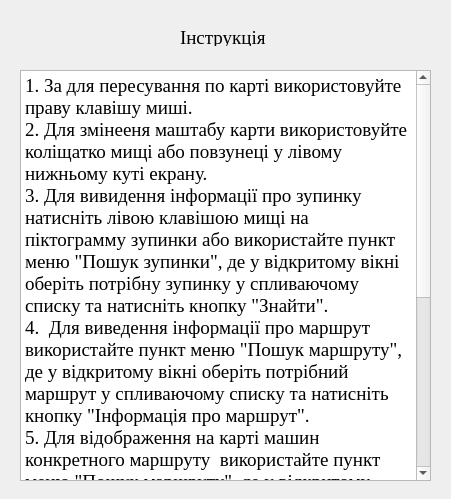
<?xml version="1.0" encoding="UTF-8"?>
<ui version="4.0">
 <class>Help</class>
 <widget class="QDialog" name="Help">
  <property name="geometry">
   <rect>
    <x>0</x>
    <y>0</y>
    <width>451</width>
    <height>499</height>
   </rect>
  </property>
  <property name="windowTitle">
   <string>Інструкція щодо використання</string>
  </property>
  <property name="windowIcon">
   <iconset resource="res.qrc">
    <normaloff>:/img/img/icon.ico</normaloff>:/img/img/icon.ico</iconset>
  </property>
  <widget class="QLabel" name="label">
   <property name="geometry">
    <rect>
     <x>180</x>
     <y>30</y>
     <width>131</width>
     <height>16</height>
    </rect>
   </property>
   <property name="font">
    <font>
     <family>Times New Roman</family>
     <pointsize>14</pointsize>
    </font>
   </property>
   <property name="text">
    <string>Інструкція</string>
   </property>
  </widget>
  <widget class="QTextEdit" name="textEdit">
   <property name="geometry">
    <rect>
     <x>20</x>
     <y>70</y>
     <width>411</width>
     <height>411</height>
    </rect>
   </property>
   <property name="font">
    <font>
     <family>Times New Roman</family>
     <pointsize>14</pointsize>
    </font>
   </property>
   <property name="html">
    <string>&lt;!DOCTYPE HTML PUBLIC &quot;-//W3C//DTD HTML 4.0//EN&quot; &quot;http://www.w3.org/TR/REC-html40/strict.dtd&quot;&gt;
&lt;html&gt;&lt;head&gt;&lt;meta name=&quot;qrichtext&quot; content=&quot;1&quot; /&gt;&lt;style type=&quot;text/css&quot;&gt;
p, li { white-space: pre-wrap; }
&lt;/style&gt;&lt;/head&gt;&lt;body style=&quot; font-family:'Times New Roman'; font-size:14pt; font-weight:400; font-style:normal;&quot;&gt;
&lt;p style=&quot; margin-top:0px; margin-bottom:0px; margin-left:0px; margin-right:0px; -qt-block-indent:0; text-indent:0px;&quot;&gt;1. За для пересування по карті використовуйте праву клавішу миші.&lt;/p&gt;
&lt;p style=&quot; margin-top:0px; margin-bottom:0px; margin-left:0px; margin-right:0px; -qt-block-indent:0; text-indent:0px;&quot;&gt;2. Для змінееня маштабу карти використовуйте коліщатко мищі або повзунеці у лівому нижньому куті екрану.&lt;/p&gt;
&lt;p style=&quot; margin-top:0px; margin-bottom:0px; margin-left:0px; margin-right:0px; -qt-block-indent:0; text-indent:0px;&quot;&gt;3. Для вивидення інформації про зупинку натисніть лівою клавішою мищі на піктограмму зупинки або використайте пункт меню &amp;quot;Пошук зупинки&amp;quot;, де у відкритому вікні оберіть потрібну зупинку у спливаючому списку та натисніть кнопку &amp;quot;Знайти&amp;quot;.&lt;/p&gt;
&lt;p style=&quot; margin-top:0px; margin-bottom:0px; margin-left:0px; margin-right:0px; -qt-block-indent:0; text-indent:0px;&quot;&gt;4.  Для виведення інформації про маршрут  використайте пункт меню &amp;quot;Пошук маршруту&amp;quot;, де у відкритому вікні оберіть потрібний маршрут у спливаючому списку та натисніть кнопку &amp;quot;Інформація про маршрут&amp;quot;.&lt;/p&gt;
&lt;p style=&quot; margin-top:0px; margin-bottom:0px; margin-left:0px; margin-right:0px; -qt-block-indent:0; text-indent:0px;&quot;&gt;5. Для відображення на карті машин конкретного маршруту  використайте пункт меню &amp;quot;Пошук маршруту&amp;quot;, де у відкритому вікні оберіть потрібний маршрут у спливаючому списку та натисніть кнопку &amp;quot;Знайти&amp;quot;.&lt;/p&gt;
&lt;p style=&quot; margin-top:0px; margin-bottom:0px; margin-left:0px; margin-right:0px; -qt-block-indent:0; text-indent:0px;&quot;&gt;6. Для знаходження шляху між двома зупинками використайте пункт меню &amp;quot;Будування маршруту, де у відкритому вікні оберіть потрібні зупинки у спливаючих списках та натисніть кномку &amp;quot;Знайти&amp;quot;.&lt;/p&gt;
&lt;p style=&quot; margin-top:0px; margin-bottom:0px; margin-left:0px; margin-right:0px; -qt-block-indent:0; text-indent:0px;&quot;&gt;7. Для переглянення інформації про програму у  меню &amp;quot;Допомога користувачу&amp;quot; оберіть пункт &amp;quot;Про програму&amp;quot;&lt;/p&gt;
&lt;p style=&quot; margin-top:0px; margin-bottom:0px; margin-left:0px; margin-right:0px; -qt-block-indent:0; text-indent:0px;&quot;&gt;8. Для переглянення правил користування громадським транспортом у меню &amp;quot;Допомога користувачу&amp;quot; оберіть пункт &amp;quot;Про програму&amp;quot;&lt;/p&gt;&lt;/body&gt;&lt;/html&gt;</string>
   </property>
  </widget>
 </widget>
 <resources>
  <include location="res.qrc"/>
 </resources>
 <connections/>
</ui>
